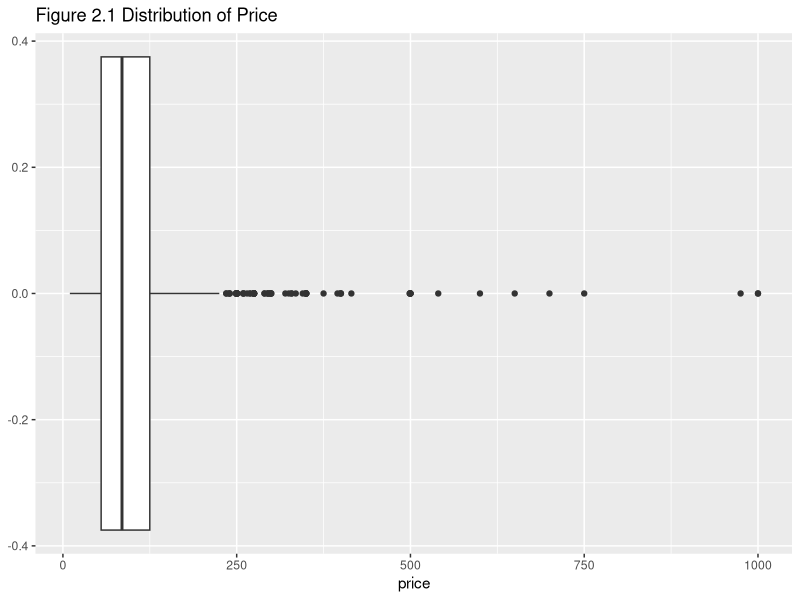
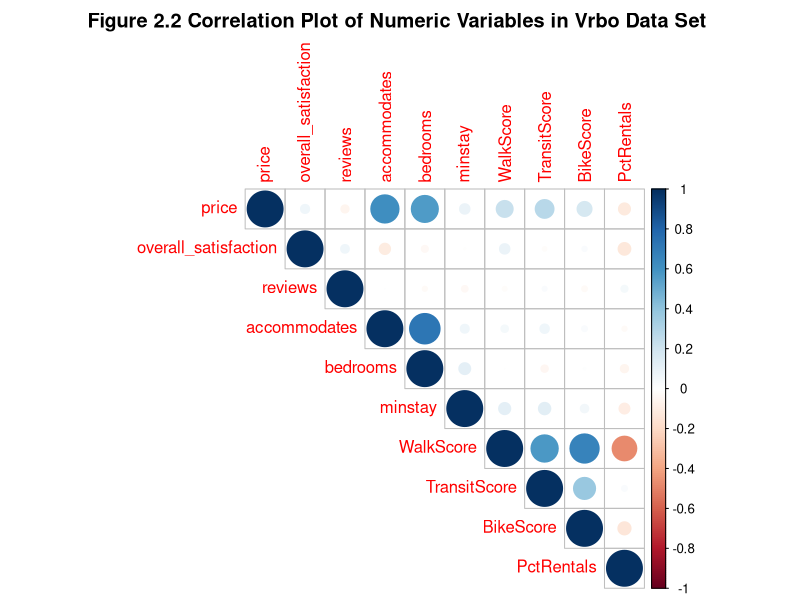
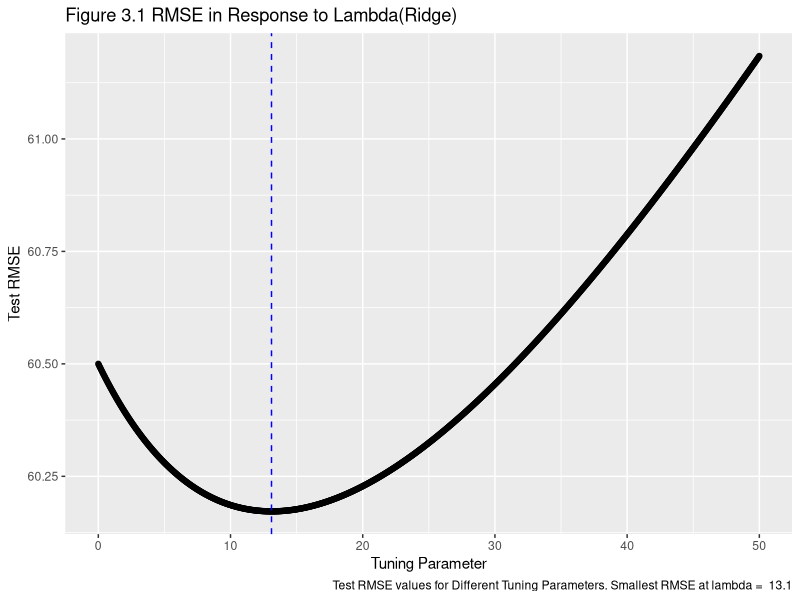
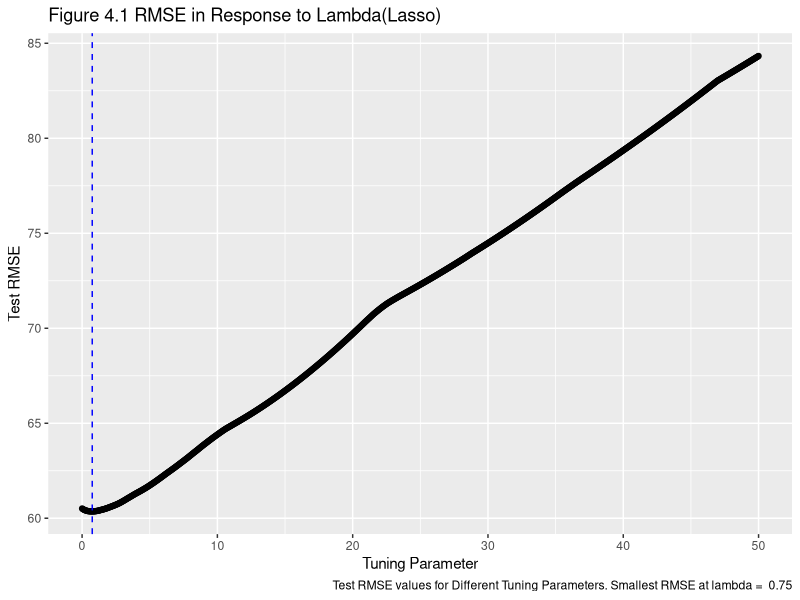

The R script that drew these images, in order:
## ---- chunk 1
knitr::opts_chunk$set(echo = TRUE)
## ---- chunk 2
##Here we load the packages needed
library(ggplot2)
library(broom)
library(gridExtra)
library(dplyr)
library(class)
library(tidyverse)
library(gridExtra)
library(leaps)
library(corrplot)
library(RColorBrewer)
library(glmnet)
library(xtable)
## ---- chunk 3
vrboData<-read.csv("VRBO.csv")
## ---- chunk 4
glimpse(vrboData)
## ---- chunk 5
# Find out the number of missing values in the vrbo data set
sum(is.na(vrboData))
#Remove rows with missing values 


vrboCleaned<-vrboData%>%
  na.omit(vrboData)%>%
  select(-UnitNumber)
vrboCleaned$PctRentals=as.numeric((vrboCleaned$PctRentals)*100)
## ---- chunk 6
ggplot(data=vrboCleaned,aes(x=price))+
  geom_boxplot()+
  ggtitle("Figure 2.1 Distribution of Price")
## ---- chunk 7
knitr::kable(table(vrboData$room_type))
## ---- chunk 8
#convert character features into factor
vrboCleaned$neighborhood <-as.factor(vrboCleaned$neighborhood)
## ---- chunk 9
#Obtain correlation between features and save it as an object
M<-cor(vrboCleaned[,-c(4,8,9)])
#Create correlation plot
corrplot(M, method= "circle",type = "upper",title="Figure 2.2 Correlation Plot of Numeric Variables in Vrbo Data Set ",mar = c(0,0,2,0))
#M
## ---- chunk 10
# Create the design matrix for ridge regression
XD <- model.matrix(price ~., data = vrboCleaned)
## ---- chunk 11
#Set seed for random sampling
set.seed(1)
#Run cross validation for lambda value from 1 to 50(increment by 0.05 for each run)
ridge.modFind_Lambda <- cv.glmnet(XD[,-1], vrboCleaned$price , alpha = 0 , lambda = seq(from=0, to=50,by=0.05) , standardize = TRUE)
## ---- chunk 12
##Load a function for creating the plot of RMSE in response of change in Lambda
ridgePlot <- function(ridge.mod, metric, title){
  library(ggplot2)
  
  smallestLambda <- ridge.mod$lambda[which.min(ridge.mod$cvm)] 
  
  if(metric == "MSE"){
  g1 <- ggplot( data.frame(ridge.mod$lambda), aes( x = ridge.mod$lambda, y = (ridge.mod$cvm))) + geom_point() + geom_vline( xintercept = smallestLambda, col = "blue" , lty = 2 ) +  labs(caption = paste("Test MSE values for Different Tuning Parameters. Smallest MSE at lambda = ", smallestLambda), title = title, y = "Test MSE", x = "Tuning Parameter")
  
  }
  
  if(metric == "RMSE"){
  g1 <- ggplot( data.frame(ridge.mod$lambda), aes( x = ridge.mod$lambda, y = sqrt(ridge.mod$cvm))) + geom_point() + geom_vline( xintercept = smallestLambda, col = "blue" , lty = 2 ) +  labs(caption = paste("Test RMSE values for Different Tuning Parameters. Smallest RMSE at lambda = ", smallestLambda), title = title, y = "Test RMSE", x = "Tuning Parameter")

  }
  
  g1
}
## ---- chunk 13
#Using the ridgePlot function(imported) to create graph of RMSE in response to Lambda
ridgePlot(ridge.modFind_Lambda, metric = "RMSE" , title ="Figure 3.1 RMSE in Response to Lambda(Ridge)" )

## ---- chunk 14
#Create dataframe to hold lambda value
CV_result_ridge<-data.frame("Lambda" = ridge.modFind_Lambda$lambda,"MSE" = ridge.modFind_Lambda$cvm,"RMSE" = sqrt(ridge.modFind_Lambda$cvm))
smallestRidge_MSE<-which.min(CV_result_ridge$MSE)
smallestRidge_RMSE<-which.min(CV_result_ridge$RMSE)
#CV_result_ridge[smallestRidge_MSE,]
CV_result_ridge[smallestRidge_RMSE,]
## ---- chunk 15
#Use ridge regression to fit the final model with chosen tuning parameter
ridge.mod_Final <- glmnet(XD[,-1], vrboCleaned$price , alpha = 0 , lambda = 13.1 , standardize = TRUE)
#Save coefficients for the ridge final model
Betas_ridge<-as.numeric(coefficients(ridge.mod_Final))
#Create a dataframe to hold the coefficients from ridge final model
ridge_coef<-data.frame("Coefficients" = Betas_ridge)
#Add a column with feature names corresponding to each coefficient
rownames(ridge_coef)<-colnames(XD)
#Create formatted table for coefficients
knitr::kable(ridge_coef,caption = "Table 3.1 Coefficients of Model using Ridge Regression")

## ---- chunk 16
#Set seed for random sampling process within the cv.glmnet
set.seed(1)
#Fit modesls for a serie of lambda values, respectively 
Lasso.modFind_Lambda <- cv.glmnet(XD[,-1], vrboCleaned$price , alpha = 1 , lambda = seq(from=0, to=50,by=0.05) , standardize = TRUE)

#Plot the change of RMSE in reponse to lambda values
ridgePlot(Lasso.modFind_Lambda, metric = "RMSE" , title ="Figure 4.1 RMSE in Response to Lambda(Lasso)" )

## ---- chunk 17
CV_result_lasso<-data.frame("Lambda" = Lasso.modFind_Lambda$lambda,"MSE" = Lasso.modFind_Lambda$cvm,"RMSE" = sqrt(Lasso.modFind_Lambda$cvm))
smallestLasso_MSE<-which.min(CV_result_lasso$MSE)
smallestLasso_RMSE<-which.min(CV_result_lasso$RMSE)
CV_result_lasso[smallestLasso_MSE,]
CV_result_lasso[smallestLasso_RMSE,]
## ---- chunk 18
lasso.mod_Final <- glmnet(XD[,-1], vrboCleaned$price , alpha = 1 , lambda = 0.75 , standardize = TRUE)
Betas_lasso<-as.numeric(coefficients(lasso.mod_Final))
lasso_coef<-data.frame("Coefficients" = Betas_lasso)

rownames(lasso_coef)<-colnames(XD)
knitr::kable(lasso_coef,caption = "Table 4.1 Coefficients of Model using Lasso Regression")

## ---- chunk 19
#Set a sequence of numbers from 0 to 1, increment by 0.01 each time 
alphaseq<-seq(from = 0, to = 1, by = 0.01)
#Create empty data frame to hold alpha, lambda and RMSE of each model fitted with corresponding tuning parameter
storageElastic<-data.frame("Alpha" = rep(NA,length(alphaseq)), "Lambda" = rep(NA,length(alphaseq)),"MSE" = rep(NA, length(alphaseq)) ,"RMSE" = rep(NA,length(alphaseq)))

a=1
#Set seed for random sampling 
set.seed(1)
for(i in alphaseq){
  Elastic.modFind<-cv.glmnet(XD[,-1],vrboCleaned$price,alpha = i, lambda = seq(from = 0, to = 25,by = .5))
  storageElastic$Lambda[a]<-Elastic.modFind$lambda.min
  storageElastic$MSE[a]<-min(Elastic.modFind$cvm)
  storageElastic$RMSE[a]<-sqrt((min(Elastic.modFind$cvm)))
  storageElastic$Alpha[a]<-i
  a=a+1
}

## ---- chunk 20
smallestElastic_RMSE<-which.min(storageElastic$RMSE)
storageElastic[smallestElastic_RMSE,]
## ---- chunk 21
elastic.modFinal<-glmnet(XD[,-1],vrboCleaned$price,alpha = 0.15,lambda = 5)

Betas_elastic<-as.numeric(coefficients(elastic.modFinal))
elastic_coef<-data.frame("Coefficients" = Betas_elastic)
rownames(elastic_coef)<-colnames(XD)

knitr::kable(elastic_coef,caption = "Table  5.1 Coefficients of Model using Elastic Net")
## ---- chunk 22
#Create a data frama to hold all the coefficeints from each regression model
Coefficient_Comparison<-data.frame("Ridge" = rep(NA,62), "Lasso" = rep(NA,62),"Elastic Net" = rep(NA,62))
#Assign coefficeints to corresponding colums in the data set
Coefficient_Comparison$Ridge=ridge_coef$Coefficients
Coefficient_Comparison$Lasso=lasso_coef$Coefficients
Coefficient_Comparison$Elastic.Net=elastic_coef$Coefficients



knitr::kable(Coefficient_Comparison)
